Frame 1 (no input): blank canvas, image omitted
Frame 60 (the mouse pressed at the canvas centre just before this capture): blank canvas, image omitted
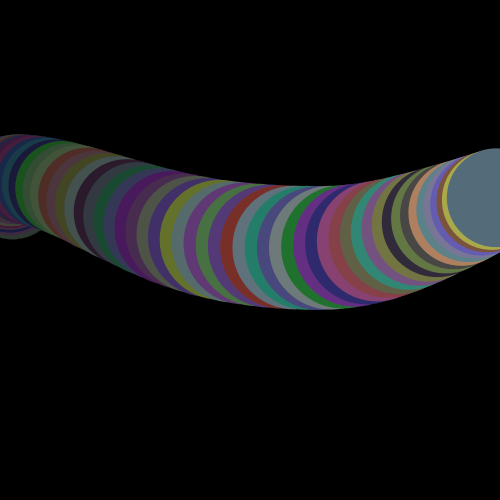
Frame 120 (the mouse held since frame 60 and released just before this capture)

The Processing sketch whose frames 1 and 60 were blank and that drew this single picture after the mouse press (run headless with seeded random() and noise(); from frame 60 on, the mouse is pressed at the canvas centre):

// Processing sketch: processing_170258
// ── processing_170258.pde

float diameter;
float angle = 0;
 
void setup() {
  size(500, 500);
  background(0);
  diameter = 500;
}
 
float xs = 0;
 
void draw() {
  noStroke();
  fill(0, 5);
  rect(0, 0, 500, 500);
  float c = 10 + (sin(angle + PI/2) * diameter/2) + diameter/2;
  xs = xs + .01;
  float n = noise(xs) * width;
  angle += 0.05;
  fill(random(50,200), random(50, 200), random(50, 200));
  if (mousePressed) {
  ellipse(c, n, n/2, n/2);
  }
  
}
